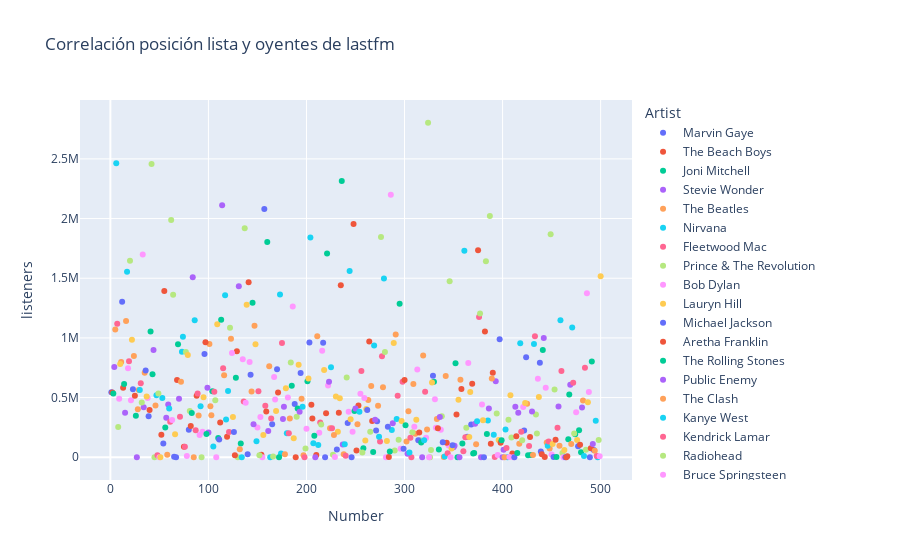

Notebook code for this chart:
### Code cell
#correlación entre la posición en lista de rolling stone y los oyentes de estos discos en lastfm
fig = px.scatter(Stones_Last, x="Number", y="listeners", color="Artist", title = "Correlación posición lista y oyentes de lastfm")
fig.show()
